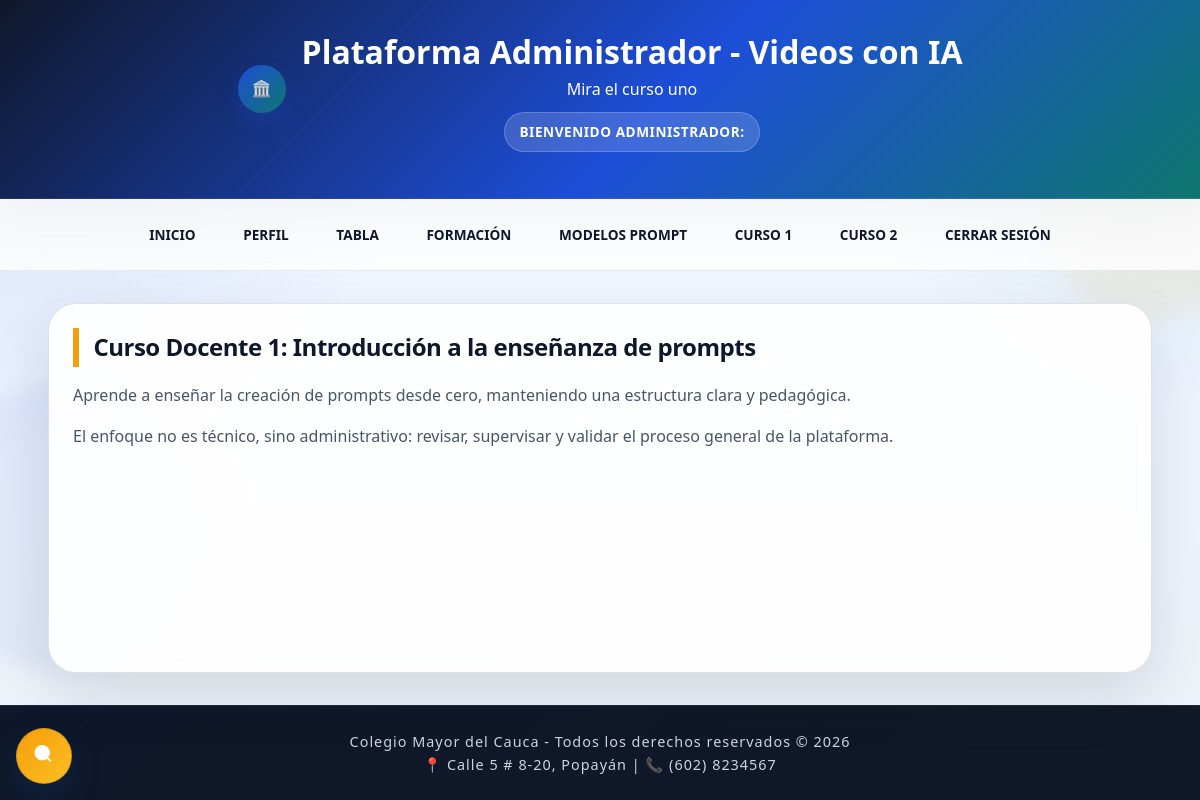
Screenshot of /admin/curso1.php (signed in) with the database file from the repository.
### tables this page shows
CREATE TABLE IF NOT EXISTS tv_cursos (
  id INT UNSIGNED AUTO_INCREMENT PRIMARY KEY,
  slug VARCHAR(60) NOT NULL UNIQUE,
  titulo VARCHAR(150) NOT NULL,
  descripcion TEXT NOT NULL,
  contenido LONGTEXT NULL,
  orden TINYINT UNSIGNED NOT NULL DEFAULT 1,
  activo TINYINT(1) NOT NULL DEFAULT 1,
  created_at DATETIME NOT NULL DEFAULT CURRENT_TIMESTAMP,
  INDEX idx_tv_cursos_activo (activo)
);

### inc/database.php (called while the page is built, shortened)
<?php
function ask_env_value(string $key, string $default = ''): string
{
    $value = getenv($key);
    if ($value !== false && $value !== '') {
        return (string) $value;
    }
    return $default;
}
function ask_db_config(): array
{
    return [
        'host' => ask_env_value('DB_HOST', 'localhost'),
        'port' => ask_env_value('DB_PORT', '3306'),
        'name' => ask_env_value('DB_NAME', 'ask_tutor'),
        'user' => ask_env_value('DB_USER', 'root'),
        'pass' => ask_env_value('DB_PASS', ''),
        'charset' => ask_env_value('DB_CHARSET', 'utf8mb4'),
    ];
}
function ask_db_connection(): PDO
{
    static $pdo = null;
    $config = ask_db_config();
    $dsn = sprintf(
        'mysql:host=%s;port=%s;dbname=%s;charset=%s',
        $config['host'],
        $config['port'],
        $config['name'],
        $config['charset']
    );
    try {
        $pdo = new PDO($dsn, $config['user'], $config['pass'], [
            PDO::ATTR_ERRMODE => PDO::ERRMODE_EXCEPTION,
            PDO::ATTR_DEFAULT_FETCH_MODE => PDO::FETCH_ASSOC,
            PDO::ATTR_EMULATE_PREPARES => false,
            PDO::MYSQL_ATTR_INIT_COMMAND => 'SET NAMES utf8mb4 COLLATE utf8mb4_unicode_ci',
        ]);
    } catch (PDOException $e) {
        throw new RuntimeException('No se pudo conectar a la base de datos: ' . $e->getMessage(), 0, $e);
    }
    return $pdo;
}
function ask_db_query_one(string $sql, array $params = []): ?array
{
    $stmt = ask_db_connection()->prepare($sql);
    $stmt->execute($params);
    $row = $stmt->fetch();
    return $row ?: null;
}
function ask_get_course(string $slug): ?array
{
    return ask_db_query_one(
        'SELECT id, slug, titulo, descripcion, contenido, orden, activo
         FROM tv_cursos
         WHERE slug = :slug AND activo = 1
         LIMIT 1',
        ['slug' => $slug]
    );
}

### admin/curso1.php (the view, shortened to what this page needs)
<?php
    require_once __DIR__ . '/../inc/database.php';
    $curso = ask_get_course('curso-1');
$tituloCurso = $curso['titulo'] ?? 'Curso 1 - Administrador';
$descripcionCurso = $curso['descripcion'] ?? 'Contenido del curso 1 para administración.';
?>
<!DOCTYPE html>
<html lang="es">
<head>
    <link rel="stylesheet" href="../css/style.css">
</head>
<body>
<?php include 'top_admin.php'; ?>
<section>
    <h2><?php echo htmlspecialchars($tituloCurso, ENT_QUOTES, 'UTF-8'); ?></h2>
    <p><?php echo htmlspecialchars($descripcionCurso, ENT_QUOTES, 'UTF-8'); ?></p>
    <p>El enfoque no es técnico, sino administrativo: revisar, supervisar y validar el proceso general de la plataforma.</p>
</section>
<footer>
    <p>Colegio Mayor del Cauca - Todos los derechos reservados © 2026</p>
    <p>📍 Calle 5 # 8-20, Popayán | 📞 (602) 8234567</p>
</footer>
</body>
</html>

### admin/top_admin.php (shortened to what this page needs)
<?php
$adminPagina = basename($_SERVER['PHP_SELF'] ?? '');
if (!isset($tituloPlataforma)) {
    $tituloPlataforma = 'Plataforma Administrador - Videos con IA';
}
if (!isset($subtituloPlataforma)) {
    $subtitulos = [
        'homeAdmin.php' => 'Mira el estado general de la plataforma',
        'perfil.php' => 'Revisa y ajusta tu perfil',
        'tabla.php' => 'Consulta docentes, alumnos y cursos',
        'formacion.php' => 'Administra el contenido formativo',
        'modelosPrompt.php' => 'Revisa los modelos de prompts',
        'curso1.php' => 'Mira el curso uno',
        'curso2.php' => 'Mira el curso dos',
        'cerrarSession.php' => 'Cierre seguro de sesión',
        'login.php' => 'Acceso al panel administrativo',
    ];
    $subtituloPlataforma = $subtitulos[$adminPagina] ?? 'Gestiona tu espacio administrativo';
}
if (!isset($badgePlataforma)) {
    $badgePlataforma = 'Bienvenido Administrador: ' . ($_SESSION['docente'] ?? ($_SESSION['usuario'] ?? ''));
}
?>
<header>
    <div class="logo-container">
        <span class="logo-icon">🏛️</span>
        <div>
            <h1><?php echo htmlspecialchars($tituloPlataforma, ENT_QUOTES, 'UTF-8'); ?></h1>
            <p><?php echo htmlspecialchars($subtituloPlataforma, ENT_QUOTES, 'UTF-8'); ?></p>
            <div class="welcome-box">
                <?php echo htmlspecialchars($badgePlataforma, ENT_QUOTES, 'UTF-8'); ?>
            </div>
        </div>
    </div>
</header>
<nav>
</nav>

### rows the page displays
tv_cursos: titulo "Curso Docente 1: Introducción a la enseñanza de prompts", descripcion "Aprende a enseñar la creación de prompts desde cero, manteniendo una estructura clara y pedagógica."

### other values shown
$tituloPlataforma "Plataforma Administrador - Videos con IA"
$subtituloPlataforma "Mira el curso uno"
$badgePlataforma "BIENVENIDO ADMINISTRADOR:"
